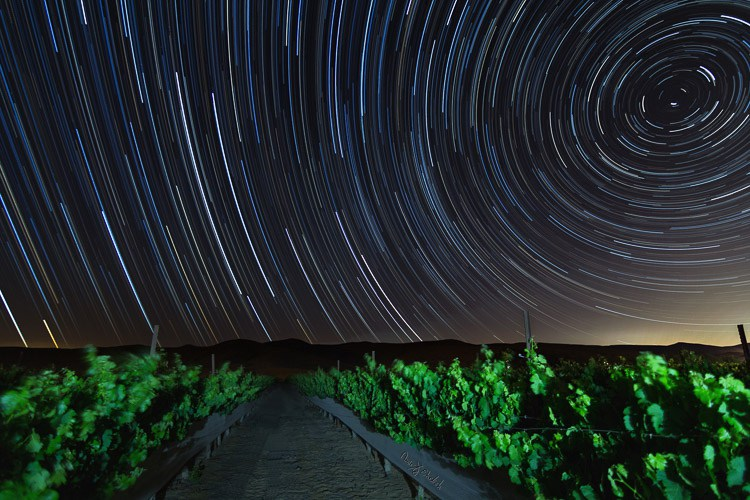
#> input picture star_trail.jpg, 750 x 500 px
$ python find_north_star.py
#> lines starting #> are read from the running program, lines starting #| are printed output that depends on the picture
import cv2
import numpy as np
from matplotlib import pyplot as plt
from scipy.optimize import minimize
import seaborn as sns


# [6 lines of commented-out code are left out]
IMG_NAME = 'star_trail.jpg'

# import image
grayscale_img = cv2.imread(IMG_NAME,cv2.IMREAD_GRAYSCALE) # get grayscale img
#> grayscale_img: shape (500, 750); min 0, max 255, mean 40.1
img = cv2.imread(IMG_NAME,cv2.IMREAD_COLOR) # get color image
#> img is the input picture: shape (500, 750, 3); mean B, G, R 42.5, 43.3, 33.2
hsv_img = cv2.cvtColor(img, cv2.COLOR_BGR2HSV) # get hsv image
#> hsv_img: shape (500, 750, 3); mean H, S, V 93.4, 100.2, 50.6

# get img dimensions
height, width = grayscale_img.shape
#> height = 500; width = 750

# [6 lines of commented-out code are left out]


width = 750
height = 320
grayscale_img_s = grayscale_img[0:height,0:width]
hsv_img_s = hsv_img[0:height,0:width]
#> hsv_img_s: shape (320, 750, 3); mean H, S, V 111.2, 82.3, 49.9
b_hsv_img = np.copy(hsv_img_s)
hsv_img_s_sol = np.copy(hsv_img_s)


img = img[0:height,0:width]
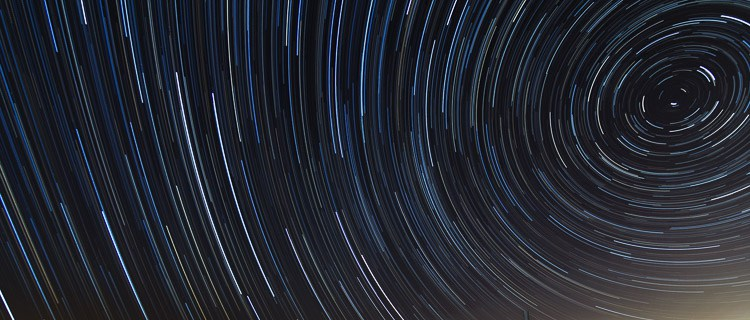
#> img: shape (320, 750, 3); mean B, G, R 49.2, 39.6, 35.9

print('\n\nOriginal Image')
print('--Goal: Find North Star')
plt.figure(figsize=(10,15))
plt.imshow(img)
plt.show()


buffer = [0,0,0,0,0,0,0,0,0]
x_edge = np.zeros(shape=(height,width))
y_edge = np.zeros(shape=(height,width))
magnitude = np.zeros(shape=(height,width))
orientation = np.zeros(shape=(height,width))

# Loop through all pixels
for y in range(1,height-1):
    for x in range(1,width-1):

        # [10 lines of commented-out code are left out]


        buffer[0] = grayscale_img_s[y-1][x-1]
        buffer[1] = grayscale_img_s[y-1][x+0]
        buffer[2] = grayscale_img_s[y-1][x+1]
        buffer[3] = grayscale_img_s[y+0][x-1]
        buffer[4] = grayscale_img_s[y+0][x+0]
        buffer[5] = grayscale_img_s[y+0][x+1]
        buffer[6] = grayscale_img_s[y+1][x-1]
        buffer[7] = grayscale_img_s[y+1][x+0]
        buffer[8] = grayscale_img_s[y+1][x+1]


        # get vertical and horizontal Sobel kernel convolution
        y_edge[y][x] = buffer[0] + 2 * buffer[3] + buffer[6] \
                     - buffer[2] - 2 * buffer[5] - buffer[8]
        x_edge[y][x] = buffer[6] + 2 * buffer[7] + buffer[8] \
                     - buffer[0] - 2 * buffer[1] - buffer[2]


        # try this to get only one edge !!!!!!!!!!!!!!!!!!!!!!!!!!!!!!!!!!!!!!!!!!
        if y_edge[y][x] < 0:
            y_edge[y][x] = 0
            x_edge[y][x] = 0

        # get magnitude and orientation of edge
        magnitude[y][x] = np.sqrt(y_edge[y][x]**2 + x_edge[y][x]**2)

        # in range (0, 2pi)
        orientation[y][x] = np.arctan2(y_edge[y][x],x_edge[y][x])
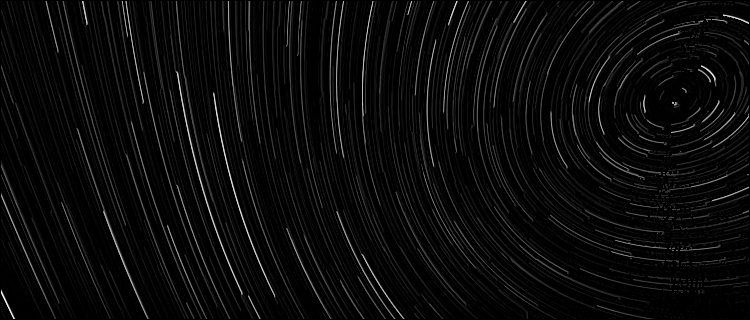
#> magnitude: shape (320, 750) float64; min 0, max 990.3, mean 42.9; drawn with min black and max white
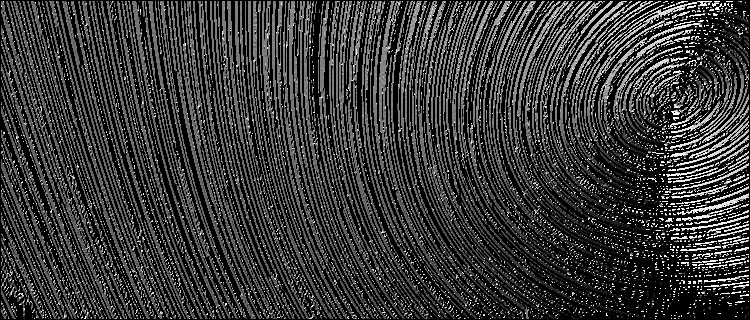
#> orientation: shape (320, 750) float64; min 0, max 3.14, mean 0.695; drawn with min black and max white
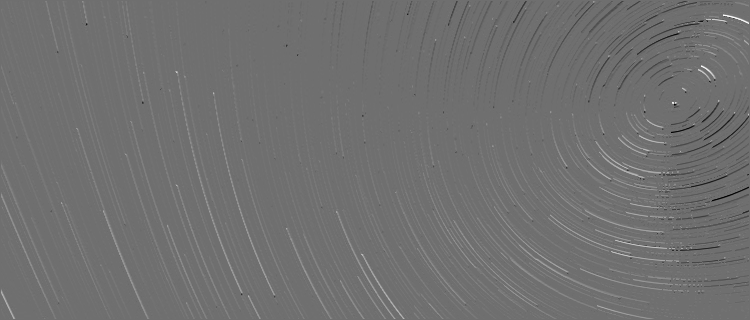
#> x_edge: shape (320, 750) float64; min -659, max 848, mean 6; drawn with min black and max white
#> after the loop, buffer = [147, 148, 149, 154, 155, 156, 150, 151, 151]


# Create output image
max_magnitude = np.nanmax(magnitude) # find max of magnitudes, ignoring NaNs
#> max_magnitude = 990.3

# Loop through to create new pixels in HSV
for y in range(1,height-1):
    for x in range(1,width-1):
        val = magnitude[y][x]*255/max_magnitude
        hue = orientation[y][x]*179/(2*np.pi)

        # overwrite original hsv image with new values (deal with edge pixels!)!!!
#        hsv_img[y][x][0] = hue # hue
#        hsv_img[y][x][1] = 255 # saturation
#        hsv_img[y][x][2] = val # value


        hsv_img_s[y][x][0] = hue # hue
        hsv_img_s[y][x][1] = 255 # saturation
        hsv_img_s[y][x][2] = val # value
#> hsv_img_s: shape (320, 750, 3); mean H, S, V 20.4, 253.5, 11.3


#bgr_img = cv2.cvtColor(hsv_img, cv2.COLOR_HSV2BGR)

bgr_img_s = cv2.cvtColor(hsv_img_s, cv2.COLOR_HSV2BGR)

print('\n\nImage after edge detection')
print('--Color represents orientation of edge')
plt.figure(figsize=(10,15))
plt.imshow(bgr_img_s)
plt.show()


# segregate into blocks and color blocks
B_SIZE = 10
b_width = width//B_SIZE
b_height = height//B_SIZE

b_magnitude = np.zeros(shape=(b_height,b_width))
b_orientation = np.zeros(shape=(b_height,b_width))

b_img_comp  = np.zeros(shape=(b_height,b_width,2)) # x and y components

# loop through all pixels, add x and y components together in blocks
for y in range(1,b_height*B_SIZE-1):
    for x in range(1,b_width*B_SIZE-1):
        b_img_comp[y//B_SIZE][x//B_SIZE][0] = b_img_comp[y//B_SIZE][x//B_SIZE][0] + y_edge[y][x]
        b_img_comp[y//B_SIZE][x//B_SIZE][1] = b_img_comp[y//B_SIZE][x//B_SIZE][1] + x_edge[y][x]

# loop through blocks, find orientation and magnitude
for y in range(b_height):
    for x in range(b_width):

        # get magnitude and orientation of edge
        b_magnitude[y][x] = np.sqrt(b_img_comp[y][x][0]**2 + b_img_comp[y][x][1]**2)

        # in range (0, 2pi)
        b_orientation[y][x] = np.arctan2(b_img_comp[y][x][0],b_img_comp[y][x][1])
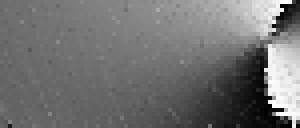
#> b_orientation: shape (32, 75) float64 (shown 4 times larger); min 0.0229, max 3.09, mean 1.39; drawn with min black and max white


# find max to normalize
b_max_magnitude = np.nanmax(b_magnitude)
#> b_max_magnitude = 17549.2


# Loop through pixels and color according to blocks
for y in range(b_height*B_SIZE-1):
    for x in range(b_width*B_SIZE-1):
        val = b_magnitude[y//B_SIZE][x//B_SIZE]*255/b_max_magnitude
        hue = b_orientation[y//B_SIZE][x//B_SIZE]*179/(2*np.pi)

        # overwrite original hsv image with new values
        b_hsv_img[y][x][0] = hue # hue
        b_hsv_img[y][x][1] = 255 # saturation
        b_hsv_img[y][x][2] = val # value
#> b_hsv_img: shape (320, 750, 3); mean H, S, V 39.3, 254.1, 59.1

block_img = cv2.cvtColor(b_hsv_img, cv2.COLOR_HSV2BGR)
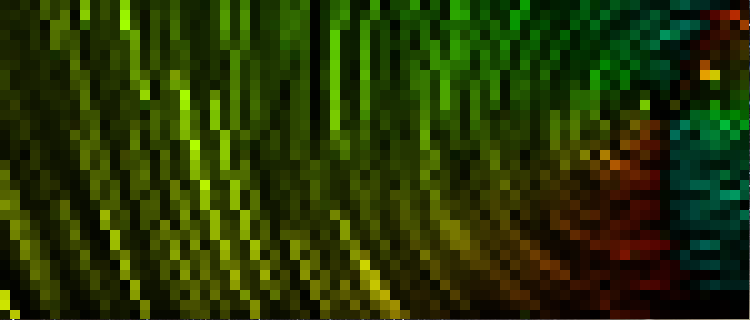
#> block_img: shape (320, 750, 3); mean B, G, R 2.6, 55.3, 38.2

print('\n\nScaled down edge detected image')
print('--Scaling down the image into fewer pixels allows search for minimum to run faster')
plt.figure(figsize=(10,15))
plt.imshow(block_img)
plt.show()


# Cost() takes X, a vector representing a 2d point, and an hsv img, and returns the
# cost (function evaluation at the point given), where the cost is a modified
# vector cross product
def Cost(X, img_components):

    height, width = img_components.shape[:2]

    W = [0,0]

    # X is a 2 element vector
    # the origin is at the top left of the image

    # loop through all blocks
    cost = 0
    for j in range(height):
        for i in range(width):

            # find unit vector pointing from pixel block to point
            y = X[0]-j
            x = X[1]-i
            vec_mag = np.sqrt(y**2 + x**2)
            if vec_mag == 0:
                W = [0,0]
            else:
                W[0] = y/vec_mag
                W[1] = x/vec_mag


            # find modified dot product of above vector and block vector
            # modified bc we take abs value since direction is +pi ambiguous
            cost = cost + abs(W[0]*img_components[j][i][0]+W[1]*img_components[j][i][1])

    return cost


x0 = [200//B_SIZE,200//B_SIZE]
north_star = minimize(Cost, x0, args=(b_img_comp), method='nelder-mead',options={'xtol': 3, 'disp': False})
#> north_star = {'fun': 1024392.1, 'nit': 106, 'nfev': 193, 'status': 0, 'success': True, 'message': 'Optimization terminated successfully.', 'x': [9, 67.55], 'final_simplex': ([[9, 67.55], [9, 67.55], [9, 67.55]], [1024392.1, 1024392.1, 1024392.1])}


x = np.arange(0, 75, 2)
y = np.arange(0, 32, 2)
X, Y = np.meshgrid(x, y)
zs = np.array([Cost([y,x],b_img_comp) for x,y in zip(np.ravel(X), np.ravel(Y))])
#> zs = 608 values, max 7459118.6 at index 587, min 1083056 at index 186, mean 5271114.7
Z = zs.reshape(X.shape)

print('\n\nHeatmap representing cost function over image')
print('--The cost function is minimized using the Nelder-Mead method')
sns.heatmap(Z)


# Add dot to image to show location of north star
y_loc, x_loc = [int(x) for x in tuple(north_star.x*B_SIZE)]
#> y_loc = 89; x_loc = 675


import matplotlib.patches as patches


fig = plt.figure(figsize=(10,15))
ax = fig.add_subplot(111, aspect='equal')
ax.imshow(img)
n_star = patches.Circle((x_loc,y_loc), radius=5,edgecolor='r',linewidth=2)
ax.add_patch(n_star)
plt.show()
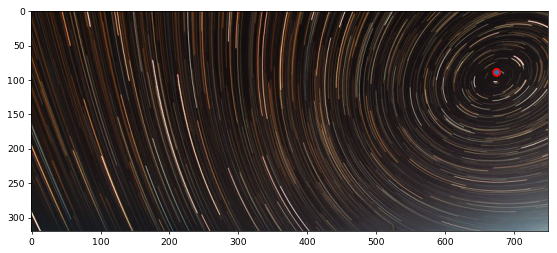
#> figure drawn by matplotlib, 1 panel; B, G, R data is drawn as R, G, B
print('North Star Coordinates: ' + repr([int(x) for x in tuple(north_star.x*B_SIZE)]))
#| North Star Coordinates: [89, 675]

cv2.circle(img,(x_loc,y_loc),4,(0,0,255))
cv2.imwrite('test.png',img)
